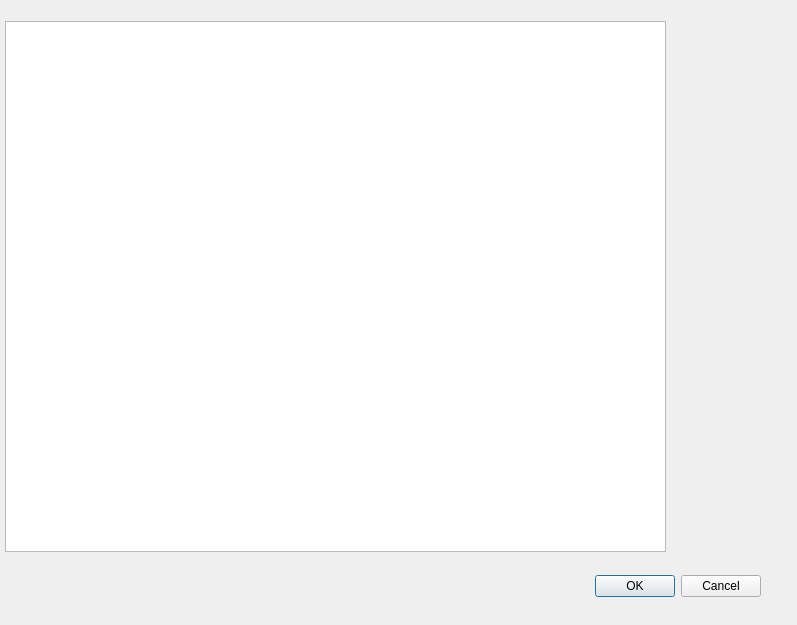
<?xml version="1.0" encoding="UTF-8"?>
<ui version="4.0">
 <class>DTablaNombres</class>
 <widget class="QDialog" name="DTablaNombres">
  <property name="geometry">
   <rect>
    <x>0</x>
    <y>0</y>
    <width>797</width>
    <height>625</height>
   </rect>
  </property>
  <property name="windowTitle">
   <string>Dialog</string>
  </property>
  <widget class="QDialogButtonBox" name="buttonBox">
   <property name="geometry">
    <rect>
     <x>420</x>
     <y>570</y>
     <width>341</width>
     <height>32</height>
    </rect>
   </property>
   <property name="orientation">
    <enum>Qt::Horizontal</enum>
   </property>
   <property name="standardButtons">
    <set>QDialogButtonBox::Cancel|QDialogButtonBox::Ok</set>
   </property>
  </widget>
  <widget class="QTableView" name="vista">
   <property name="geometry">
    <rect>
     <x>5</x>
     <y>21</y>
     <width>661</width>
     <height>531</height>
    </rect>
   </property>
  </widget>
 </widget>
 <resources/>
 <connections>
  <connection>
   <sender>buttonBox</sender>
   <signal>accepted()</signal>
   <receiver>DTablaNombres</receiver>
   <slot>accept()</slot>
   <hints>
    <hint type="sourcelabel">
     <x>248</x>
     <y>254</y>
    </hint>
    <hint type="destinationlabel">
     <x>157</x>
     <y>274</y>
    </hint>
   </hints>
  </connection>
  <connection>
   <sender>buttonBox</sender>
   <signal>rejected()</signal>
   <receiver>DTablaNombres</receiver>
   <slot>reject()</slot>
   <hints>
    <hint type="sourcelabel">
     <x>316</x>
     <y>260</y>
    </hint>
    <hint type="destinationlabel">
     <x>286</x>
     <y>274</y>
    </hint>
   </hints>
  </connection>
 </connections>
</ui>
